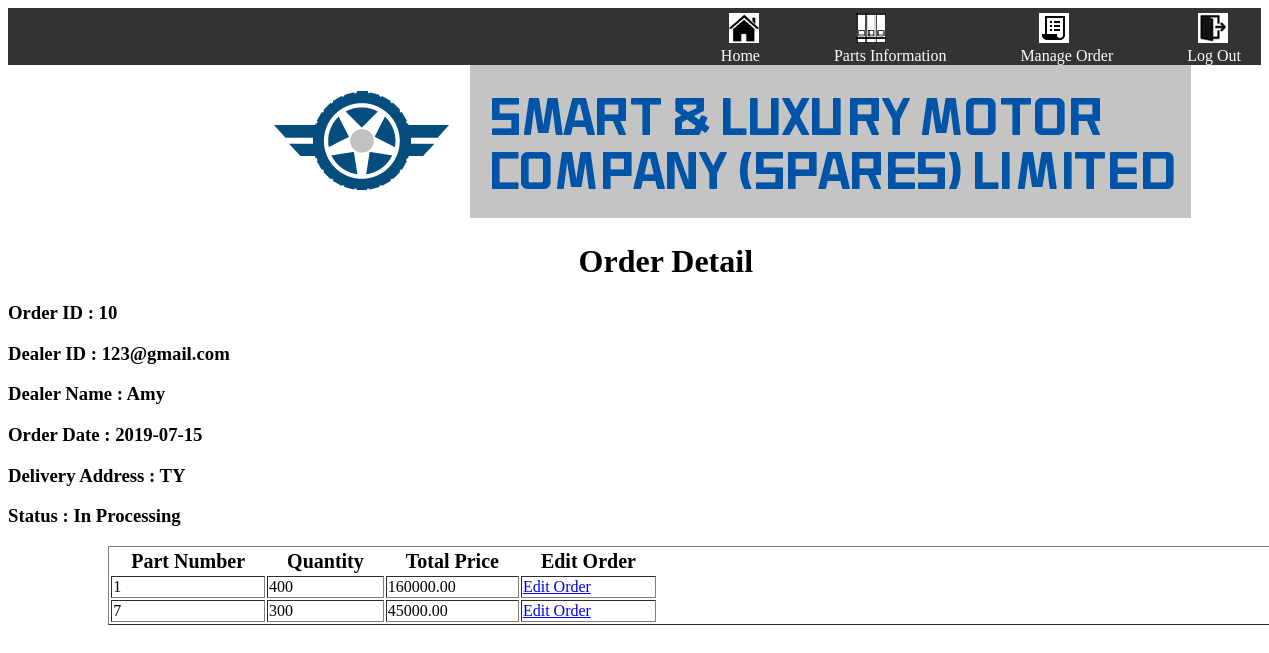
The app's page /OrderDetail.php?orderID=10 with its own data.
### tables this page shows
CREATE TABLE `dealer` (
  `dealerID` varchar(50) NOT NULL,
  `password` varchar(50) NOT NULL,
  `name` varchar(50) NOT NULL,
  `phoneNumber` varchar(50) NOT NULL,
  `address` varchar(255) NOT NULL
);

CREATE TABLE `orders` (
  `orderID` int(11) NOT NULL,
  `dealerID` varchar(50) NOT NULL,
  `orderDate` date NOT NULL,
  `deliveryAddress` varchar(255) DEFAULT NULL,
  `status` int(1) NOT NULL
);

CREATE TABLE `orderpart` (
  `orderID` int(11) NOT NULL,
  `partNumber` int(11) NOT NULL,
  `quantity` int(10) NOT NULL,
  `price` decimal(10,2) NOT NULL
);

### OrderDetail.php (the view, shortened to what this page needs)
<!DOCTYPE html>
<html lang="en">
<head>
    <link rel="stylesheet" href="Style.css" />
</head>
<body>
    <div class="menu">
        <nav class="navbar">
            <ul class="right-menu">
                <li><a href="HomePage.php" target="content"><img src="picture/HomePage.png" alt=""><br> Home</a></li>
                <li><a href="PartsInformation.php" target="content"><img src="picture/folder-128.png" alt=""><br> Parts Information</a></li>
                <li><a href="ManageOrder.php" target="content"><img src="picture/order-128.png" alt=""> <br>Manage Order</a></li>
                <li><a href="javascript://" onclick="self.parent.location='Login.php'" target=""><img src="picture/LogOut.jpg" alt=""> <br>Log Out</a></li>
            </ul>
        </nav>
    </div>
    <a href="HomePage.php"><img src="picture/CompanyName.png" alt=""></a>
    <h1>Order Detail</h1>
    <?php
$orderID = $_GET['orderID'];
$conn = mysqli_connect("127.0.0.1", "root", "", "projectdb")
or die(mysqli_connect_error());
$sql = "SELECT orders.orderID,dealer.dealerID,name,orderDate, deliveryAddress,partNumber,quantity,price,status FROM orders,orderpart,dealer where orders.orderID=orderpart.orderID AND orders.dealerID = dealer.dealerID AND orders.orderID ='$orderID';";
$rs = mysqli_query($conn, $sql)
or die(mysqli_error($conn));
$rc = mysqli_fetch_assoc($rs);
$dealerID = $rc['dealerID'];
$name = $rc['name'];
$orderDate = $rc['orderDate'];
$deliveryAddress = $rc['deliveryAddress'];
            if($rc['status']==0)
                $status = "In Processing";
            else if($rc['status']==1)
                $status = "Delivering";
            else if($rc['status']==2)
                $status = "Canceled";
            else $status = "Completed";
            echo "<h3>Order ID : $orderID</h3>";
            echo "<h3>Dealer ID : $dealerID</h3>";
            echo "<h3>Dealer Name : $name</h3>";
            echo "<h3>Order Date : $orderDate</h3>";
            echo "<h3>Delivery Address : $deliveryAddress</h3>";
            echo "<h3>Status : $status</h3>";
?>
    <table width="100%" border="1" class="orderMan">
        <tr>
            <th scope="col">Part Number</th>
            <th scope="col">Quantity</th>
            <th scope="col">Total Price</th>
            <th scope="col">Edit Order</th>
        </tr>
        <?php
        $sql = "SELECT orders.orderID,dealer.dealerID,name,orderDate, deliveryAddress,partNumber,quantity,price,status FROM orders,orderpart,dealer where orders.orderID=orderpart.orderID AND orders.dealerID = dealer.dealerID AND orders.orderID ='$orderID';";
$result = mysqli_query($conn, $sql)
or die(mysqli_error($conn));
        while ($rd = mysqli_fetch_assoc($result)) {
            ?>
        <tr>
            <td>
                <?php echo $rd['partNumber']; ?>
            </td>
            <td>
                <?php echo $rd['quantity']; ?>
            </td>
            <td>
                <?php echo $rd['price']; ?>
            </td>
                <td><a href="updateOrder.php?orderID=<?php echo $rc['orderID']?>">Edit Order</a></td>
        </tr>
        <?php
        };
    ?>
    </table>
</body>
</html>

### Style.css (style rules this page uses)
.menu { margin: 0; padding: 0; background-color: #333333; }
.menu::after { content: ""; display: table; clear: both; }
nav { float: right; margin-right: 20px; }
nav ul { margin: 0; padding: 0; list-style: none; }
nav li { display: inline-block; margin-left: 70px; padding-top: 5px; }
nav a { color: snow; text-align: center; text-decoration: none; }
body { background-image: url(picture/bg.png); background-size: cover; }
img { margin-left: 20%; }
h1 { font-size: 24pt; text-align: center; margin-left: 5%; }
table { width: 100%; table-layout: fixed; display: inline-block; margin-left:20px ; margin-right: 20px; }
.orderMan { margin-left: 8%; }
th { font-size: 20px; border: 1px; padding-left: 20px; padding-right: 20px; }

### records on screen
dealer: dealerID "123@gmail.com", name "Amy"
orders: orderDate "2019-07-15", deliveryAddress "TY", status "In Processing", orderpart.partNumber "1", orderpart.quantity "400", orderpart.price "160000.00", orderpart.partNumber "7", orderpart.quantity "300", orderpart.price "45000.00"

### other values on screen
$orderID "10"
